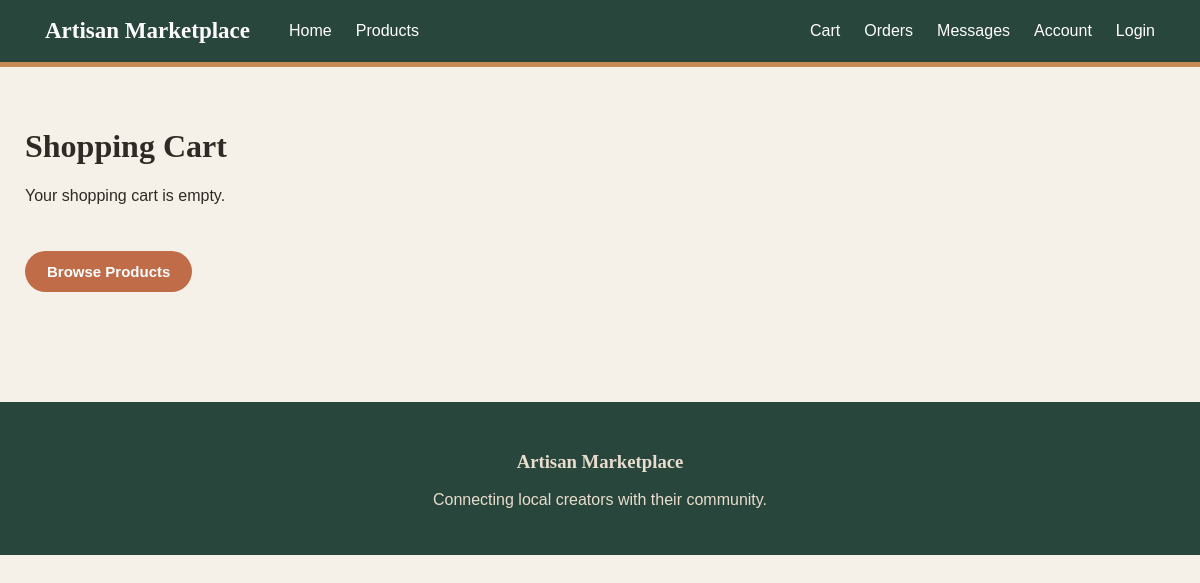
/cart, run on an earlier commit of the app's database.
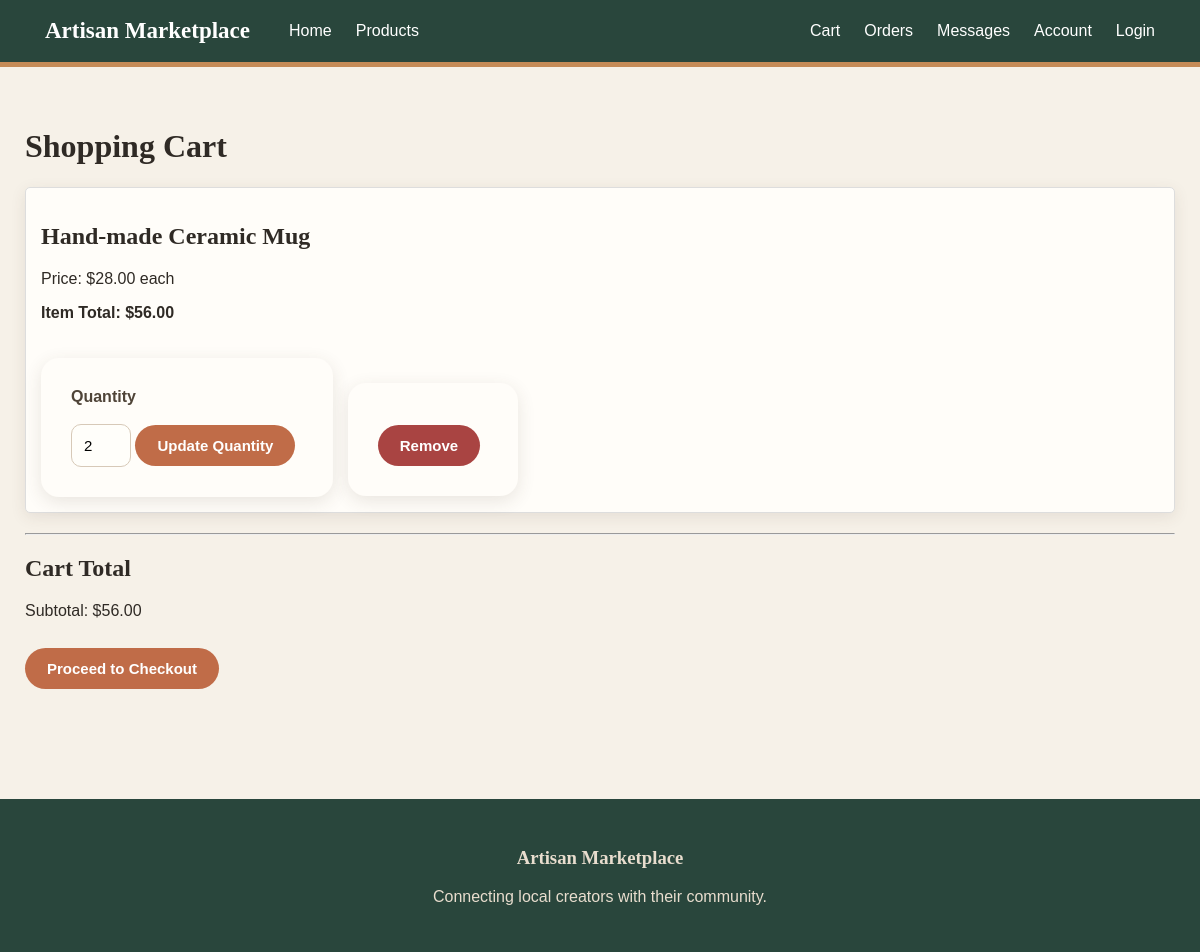
And on a later commit of the database.
### tables this page shows
CREATE TABLE cart_items (
                cart_item_id INTEGER PRIMARY KEY AUTOINCREMENT,
                user_id INTEGER NOT NULL,
                product_id INTEGER NOT NULL,
                quantity INTEGER NOT NULL DEFAULT 1,
                UNIQUE(user_id, product_id)
            );

CREATE TABLE products (
            product_id INTEGER PRIMARY KEY AUTOINCREMENT,
            seller_id INTEGER NOT NULL,
            title TEXT NOT NULL,
            description TEXT,
            price REAL NOT NULL,
            stock_quantity INTEGER NOT NULL,
            created_at TIMESTAMP DEFAULT CURRENT_TIMESTAMP
        );

### app.py (the view)
@app.route("/cart")
def cart():
    user_id = session.get('user_id', 1)
    items = get_cart_items(user_id)
    total = sum(item['price'] * item['quantity'] for item in items)
    return render_template("cart.html", cart_items=items, total=total)

### database.py (called while the page is built)
def get_cart_items(user_id):
    conn = sqlite3.connect(DB_PATH)
    cursor = conn.cursor()
    cursor.execute('''
        SELECT c.cart_item_id, p.product_id, p.title, p.price, c.quantity, p.stock_quantity
        FROM cart_items c
        JOIN products p ON c.product_id = p.product_id
        WHERE c.user_id = ?
    ''', (user_id,))
    rows = cursor.fetchall()
    conn.close()
    return [
        {
            "cart_item_id": r[0],
            "product_id": r[1],
            "title": r[2],
            "price": r[3],
            "quantity": r[4],
            "stock_quantity": r[5]
        }
        for r in rows
    ]

### templates/cart.html (shortened to what this page needs)
{% extends "base.html" %}
{% block content %}
<h1>Shopping Cart</h1>
{% if cart_items %}
    {% for item in cart_items %}
    <div class="cart-item" style="margin-bottom: 20px; padding: 15px; border: 1px solid #ddd; border-radius: 5px;">
        <h2>{{ item.title }}</h2>
        <p>
            Price: ${{ "%.2f"|format(item.price) }} each
        </p>
        <p>
            <strong>Item Total: ${{ "%.2f"|format(item.price * item.quantity) }}</strong>
        </p>
        <form action="{{ url_for('cart_update', cart_item_id=item.cart_item_id) }}" method="POST" style="display: inline-block; margin-right: 10px;">
            <label for="quantity-{{ item.cart_item_id }}">Quantity</label>
            <input
                type="number"
                id="quantity-{{ item.cart_item_id }}"
                name="quantity"
                value="{{ item.quantity }}"
                min="0"
                max="{{ item.stock_quantity }}"
                style="width: 60px;"
            >
            <button type="submit">Update Quantity</button>
        </form>
        <form action="{{ url_for('cart_remove', cart_item_id=item.cart_item_id) }}" method="POST" style="display: inline-block;">
            <button type="submit" style="background-color: #a94442; color: white;">Remove</button>
        </form>
    </div>
    {% endfor %}
    <hr>
    <h2>Cart Total</h2>
    <p>
        Subtotal: ${{ "%.2f"|format(total) }}
    </p>
    <a href="/checkout">
        <button>
            Proceed to Checkout
        </button>
    </a>
{% else %}
    <p>Your shopping cart is empty.</p>
    <br>
    <a href="/products">
        <button>Browse Products</button>
    </a>
{% endif %}
{% endblock %}

What changed in the data, as far as the page shows it:
added cart_items: title "Hand-made Ceramic Mug", quantity "2"
now on this page (row unchanged): products: price "28.00", item.price*item.quantity "56.00"
Also different on the page:
{{ "%.2f"|format(total) }}: (not shown) → "56.00"
text no longer shown: "Your shopping cart is empty. Browse Products"
text now shown: "Cart Total Subtotal: $ Proceed to Checkout"
